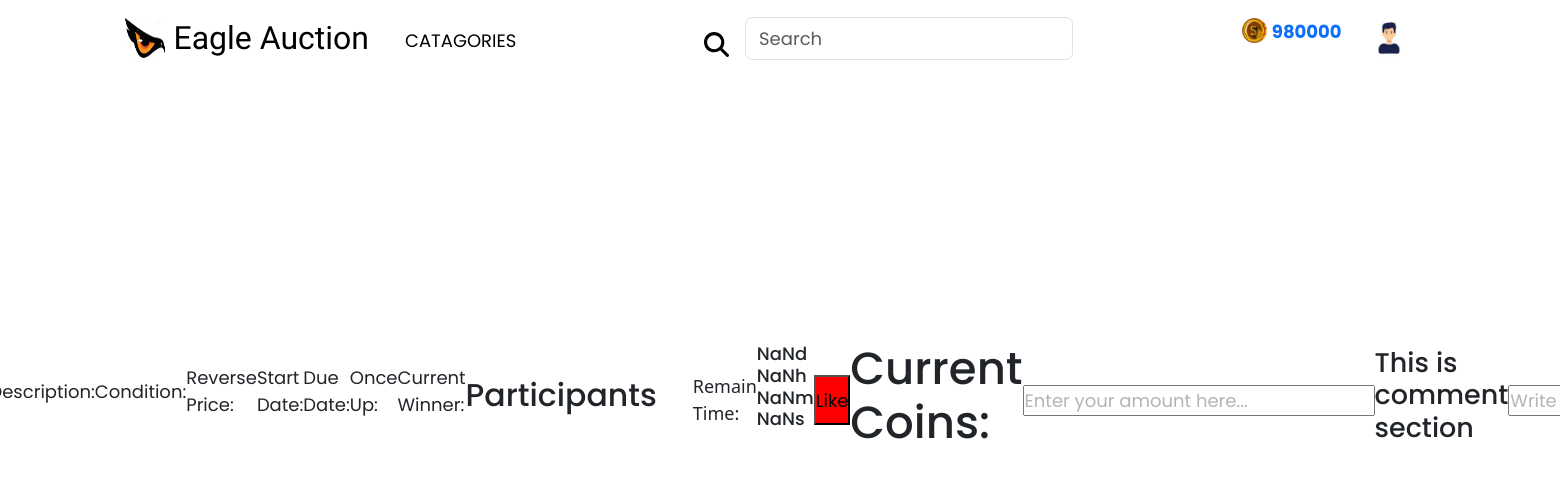
Screenshot of /comment_section/1 (signed in) with the database file from the repository.
### app_reg_login/models.py (models this page shows, shortened)
class User(AbstractUser):
    name = models.CharField(max_length=200, null=True)
    user_email = models.CharField(max_length=100, null=True)
    email = models.EmailField(unique=True, null=True)
    nrc_no = models.CharField(max_length=150, null=True)
    phone = models.CharField(max_length=20)
    address = models.CharField(max_length=500, null=True)
    user_password = models.CharField(max_length=100)
    registered_date = models.DateTimeField(auto_now_add=True)
    avatar = models.ImageField(null=True, default="avatar.svg")
    coin_amount = models.IntegerField(default=0)
    USERNAME_FIELD = 'email'
    REQUIRED_FIELDS = []
    class Meta:
        managed = True

### app_reg_login/views.py (the view, shortened to what this page needs)
# urls.py: path('comment_section/<str:pk>', views.comment_section, name="comment_section"),
def comment_section(request, pk):
    item = Item.objects.get(id=pk)
    print(365, "This is comment section")
    return render(request, 'app_reg_login/item_details_old.html')

### app_reg_login/templates/app_reg_login/item_details_old.html (shortened to what this page needs)
{% extends 'base.html' %}
{% block content %}
    <p>Description: {{ item.description }}</p>
    <p>Condition: {{ item.item_condition }}</p>
    <p>Reverse Price: {{ item.reverse_price }}</p>
    <p>Start Date: {{ item.post_date }}</p>
    <p>Due Date: {{ item.due_date }}</p>
    <p>Once Up: {{ item.once_up }}</p>
    <p>Current Winner: {{ item.winner }}</p>
    <h3>Participants</h3>
    Remain Time: <h3><p id="countdown"></p></h3>
    <form method="POST" action="{% url 'like_item' item.id 'detail' %}">
        {% if user in item.liked_users.all %}
        <button style="background-color:blue">Liked</button>
        {% else %}
        <button style="background-color:red">Like</button>
        {% endif %}
    </form>
    <h1>Current Coins:{{ item.sell_price }}</h1>
    {% if request.user != item.seller and request.user.email != item.winner %}
    	<form action="" method="POST">
            <input type="number" name="amount" placeholder="Enter your amount here..." />
        </form>
    {% endif %}
    <h4>This is comment section</h4>
    {% if item.due_date != "expired" %}
        <form method="POST" action="{% url 'comment_section' item.id %}">
            <input type="text" name="comment_text" placeholder="Write your review here...">
        </form>
    {% endif %}
{% endblock %}

### templates/navbar.html (shortened to what this page needs)
{% load static %}
{% block content %}
<nav class="navbar fixed-top"  style="background-color: #ffffff;">
    <div class="navBar container ps-0">
      <div class="right m-1 d-flex">
        <a class="link-dark link-underline-opacity-0 d-flex" href="{% url 'home' %}">
          <img src="{% static 'image/eagle1.jpg' %}" alt="Logo" class="logo d-inline-block mt-1">
          <div>
            <span class=" text logo_name me-3 ms-2">Eagle Auction</span>
          </div>
        </a>
        <a class="link-dark link-underline-opacity-0 d-flex" href="catagory.html">
          <div class="catago navbar-text mx-3 mt-1 pt-2">
            <span class="text-black">CATAGORIES</span>
          </div>
        </a>
      </div>
      <div class=" search ">
        <form action="{% url 'search_item' %}" class="search d-flex p-auto me-3" role="search">
          <input name='sItem' class="form-control ms-5 me-3" type="search" placeholder="Search"  aria-label="Search">
          <button type="button" class="btn">
            <a href="{% url 'search_item' %}" >
              <img class="search_png" src="{% static 'image/search.svg' %}" style="width:25px;" >
            </a>
          </button>
        </form>
      </div>
        {% if request.user.is_authenticated %}
            <div class="left d-flex">
                <a class="nav-link" href="{% url 'buying_coin' %}">
                    <img src="{% static 'image/coin (3).png' %}"  width="25" height="25" class="coin my-2">
                </a>
                <a href="{% url 'buying_coin' %}" style="text-decoration:none">
                    <div class="coin_num my-2 me-4">
                        <span class="ms-1 fw-bold">{{ request.user.coin_amount }}</span>
                    </div>
                </a>
                <a class="nav-link me-3" href="{% url 'profile' request.user.id %}" >
                    <img class="my-2 rounded-circle" src="{{ request.user.avatar.url }}" width="40" height="40" class="user p-0" alt="profile">
                </a>
          </div>
        {% else %}
            <div class="left d-flex">
                <a class="nav-link me-3" href="{% url 'profile' request.user.id %}" >
                    <i class="user fa-regular fa-user py-1 " style="color: #000000;font-size: 25px;"></i>
                </a>
            </div>
        {% endif %}
    </div>
</nav>
{% endblock %}

### static/styles/style2.css (style rules this page uses)
* { margin: 0; padding: 0; font-family:'Quattrocento Sans', sans-serif; font-size: large; }
.logo_name { font-size: xx-large; color:#000000; font-family: "Amaranth", sans-serif; }
.logo { height: 35px; }
.search .btn { position:absolute; border:none; }
.search { width:400px; }
.coin { border: none; }
.reply_cmt span,a { font-size:15px; color: rgb(117, 117, 117); font-family:'Cinzel', serif; }

### static/styles/style.css (style rules this page uses)
* { margin: 0; padding: 0; font-family:'Quattrocento Sans', sans-serif; font-size: large; }
.logo_name { font-size: xx-large; font-family:'Rubik Moonrocks', sans-serif; }
.logo { width: 40px; height: 40px; }
.search .btn { position:absolute; border:none; }
.form-control { width: 300px; }
.coin { border: none; }
.reply_cmt span,a { font-size:15px; color: rgb(117, 117, 117); font-family:'Cinzel', serif; }

### static/styles/singIn.css (style rules this page uses)
* { margin: 0; padding: 0; box-sizing: border-box; font-family: "Poppins", sans-serif; }
body { height: 100vh; display: flex; align-items: center; justify-content: center; background: #e3f2fd; }
input::placeholder { color: #b4b4b4; }
button { height: 50px; }

### rows the page displays
User: user.coin_amount "980000", user.avatar (picture)
